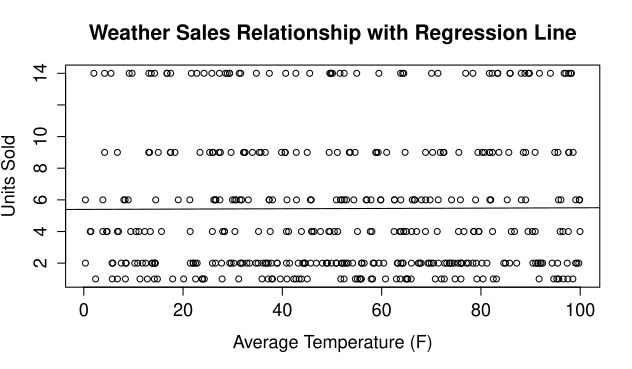

Write R code to recreate this figure.
install.packages("RPostgreSQL")

require("RPostgreSQL")

# create a connection
pw <- {
  "[replace with your password here]"
}

# loads the PostgreSQL driver
drv <- dbDriver("PostgreSQL")


# creates a connection to the postgres database
# IMPORTANT: ensure connection settings match those of your own
con <- dbConnect(drv, dbname = "chinook",
                 host = "localhost", port = 5433,
                 user = "postgres", password = pw)
rm(pw) # removes the password


# read "WeatherSales" postgresql table into "sales" dataframe
sales <- dbReadTable(con,"WeatherSales")


# create regression line object
regrLine <- lm(sales$UnitsSoldCnt~sales$TempAvg)

# create scatterplot of (sales$TempAvg, sales$UnitsSoldCnt) pairs
plot(sales$TempAvg, sales$UnitsSoldCnt, xlab="Average Temperature (F)", ylab="Units Sold")

title("Weather Sales Relationship with Regression Line")

# plot regression line over scatterplot
abline(regrLine) 
